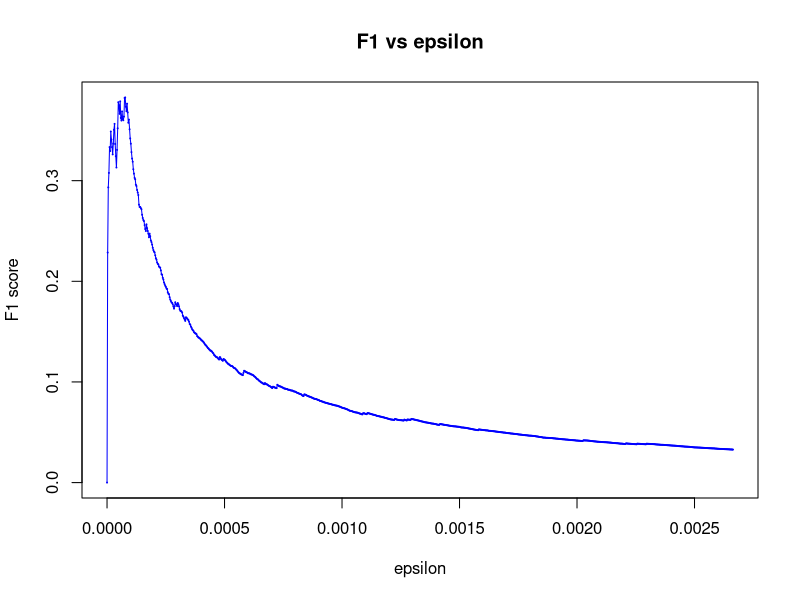
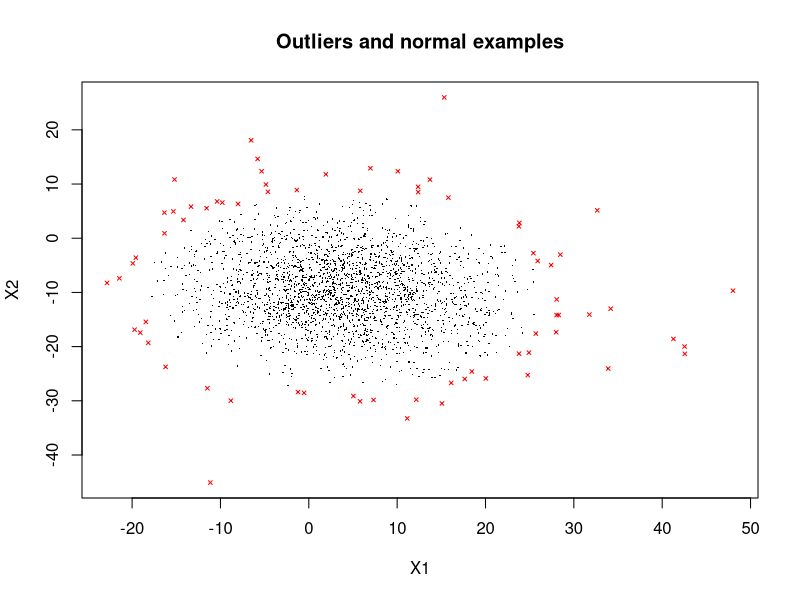

Source code (R) for these figures, in order:
library(mvtnorm)
data <- read.csv('fraud.csv', header = FALSE)
m <- nrow(data)
Xdata <- data[,1:2]
ydata <- data[,3]


train_pc = 0.6
set.seed(1212)
train_ind = c(sample(which(ydata == 1L), floor(train_pc * sum(ydata == 1L))),
              sample(which(ydata == 0L), floor(train_pc * sum(ydata == 0L))))
XTrain <- Xdata[train_ind, ]
yTrain <- ydata[train_ind]
X <- Xdata[- train_ind, ]
y <- ydata[- train_ind]
## estimate mu and sigma2
mu <- colMeans(X)
sigma <- diag(cov(X)) * (m - 1) / m
## density of examples in X
p <- dmvnorm(X, mean = mu, sigma = diag(sigma), log = FALSE)
## now estimate epsilon using the training set
pval <- dmvnorm(XTrain, mean = mu, sigma = diag(sigma), log = FALSE)
F1 <- NULL
epsval <- NULL
stepsize <- (max(pval) - min(pval)) / 1000
for (epsilon in seq(from = min(pval), to = max(pval), by = stepsize)){
  pred <- as.integer(pval < epsilon)
  tp <- sum((pred == 1) & (yTrain == 1))
  fp <- sum((pred == 1) & (yTrain == 0))
  fn <- sum((pred == 0) & (yTrain == 1))
  F1 <- c(F1, 2*tp/(2*tp+fp+fn))
  epsval <- c(epsval, epsilon)
}

ind <- which(F1 == max(F1))
epsilon = epsval[ind]


pdf("fraudPlots.pdf", width = 7, height = 5)
## Plot F1 vs epsilon
plot(epsval, F1, xlab = 'epsilon', ylab = 'F1 score', main = 'F1 vs epsilon',
     pch=20, cex = 0.1, col = "blue")
lines(epsval, F1, col = "blue")

## Accuracy
rate <- sum((y==1)==(p==1))/length(y)
print(paste0('Accuracy: ', rate*100))


## outliers' positions
outliers <- which(p < epsilon)
## Plot the normal examples and outliers
plot(X[, 1], X[, 2], pch = 16, col = 'black', xlab = "X1", ylab = 'X2',
     main = 'Outliers and normal examples', cex = 0.2)
points(X[outliers, 1],X[outliers, 2], pch = 4, col = 'red',
       xlab = '', ylab = '', cex = 0.5)
dev.off()
